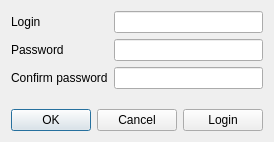
<?xml version="1.0" encoding="UTF-8"?>
<ui version="4.0">
 <class>RegistrationForm</class>
 <widget class="QWidget" name="RegistrationForm">
  <property name="geometry">
   <rect>
    <x>0</x>
    <y>0</y>
    <width>272</width>
    <height>142</height>
   </rect>
  </property>
  <property name="windowTitle">
   <string>Form</string>
  </property>
  <layout class="QVBoxLayout" name="verticalLayout">
   <item>
    <layout class="QFormLayout" name="formLayout">
     <item row="0" column="0">
      <widget class="QLabel" name="label">
       <property name="text">
        <string>Login</string>
       </property>
      </widget>
     </item>
     <item row="1" column="0">
      <widget class="QLabel" name="label_2">
       <property name="text">
        <string>Password</string>
       </property>
      </widget>
     </item>
     <item row="2" column="0">
      <widget class="QLabel" name="label_3">
       <property name="text">
        <string>Confirm password</string>
       </property>
      </widget>
     </item>
     <item row="0" column="1">
      <widget class="QLineEdit" name="loginEdit"/>
     </item>
     <item row="1" column="1">
      <widget class="QLineEdit" name="passwordEdit">
       <property name="echoMode">
        <enum>QLineEdit::EchoMode::Password</enum>
       </property>
      </widget>
     </item>
     <item row="2" column="1">
      <widget class="QLineEdit" name="passwordConfirmEdit">
       <property name="echoMode">
        <enum>QLineEdit::EchoMode::Password</enum>
       </property>
      </widget>
     </item>
    </layout>
   </item>
   <item>
    <spacer name="verticalSpacer">
     <property name="orientation">
      <enum>Qt::Orientation::Vertical</enum>
     </property>
     <property name="sizeHint" stdset="0">
      <size>
       <width>20</width>
       <height>40</height>
      </size>
     </property>
    </spacer>
   </item>
   <item>
    <layout class="QHBoxLayout" name="horizontalLayout">
     <item>
      <widget class="QDialogButtonBox" name="buttonBox">
       <property name="standardButtons">
        <set>QDialogButtonBox::StandardButton::Cancel|QDialogButtonBox::StandardButton::Ok</set>
       </property>
      </widget>
     </item>
     <item>
      <widget class="QPushButton" name="loginButton">
       <property name="text">
        <string>Login</string>
       </property>
      </widget>
     </item>
    </layout>
   </item>
  </layout>
 </widget>
 <tabstops>
  <tabstop>loginEdit</tabstop>
  <tabstop>passwordEdit</tabstop>
  <tabstop>passwordConfirmEdit</tabstop>
  <tabstop>loginButton</tabstop>
 </tabstops>
 <resources/>
 <connections/>
</ui>
